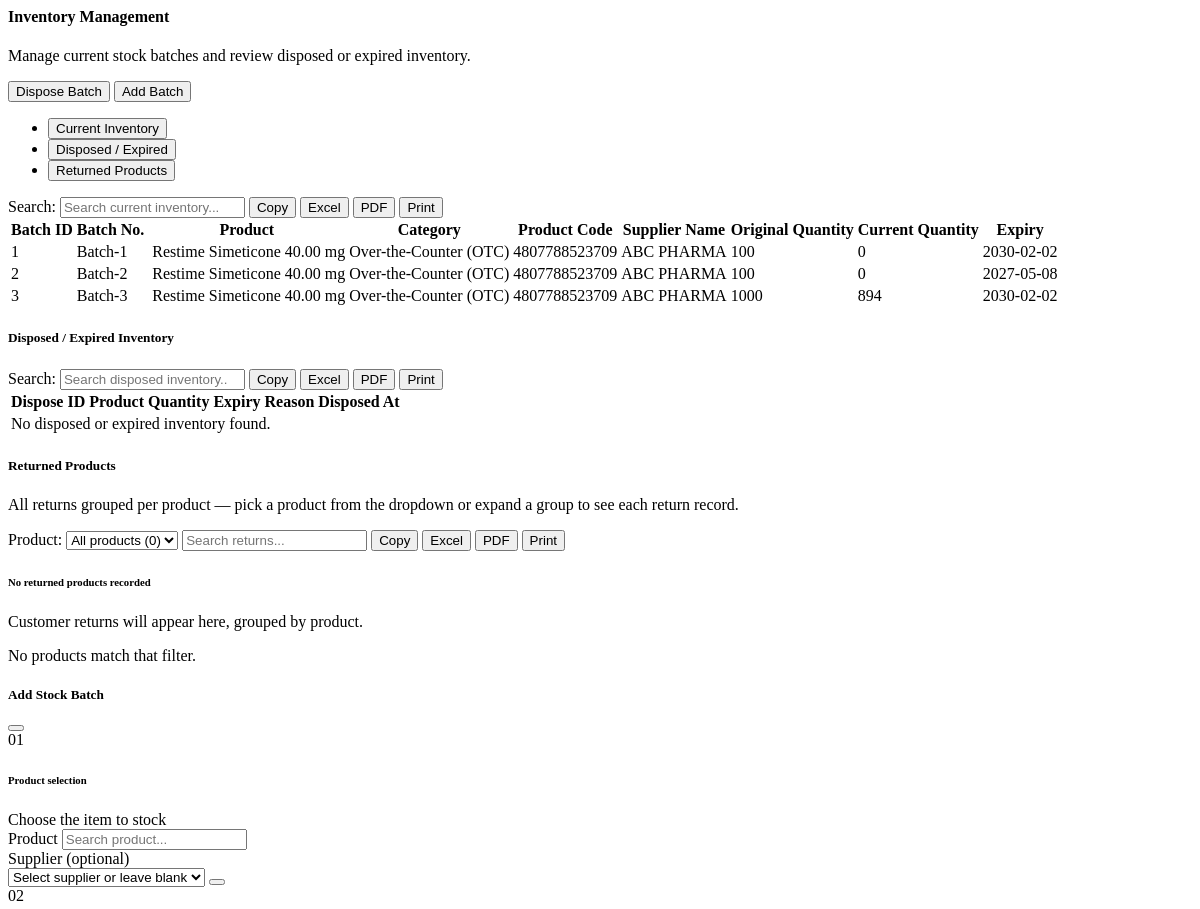
/reusablepage/inventorymanagement.php (signed in, upper part), run on an earlier commit of the app's database.
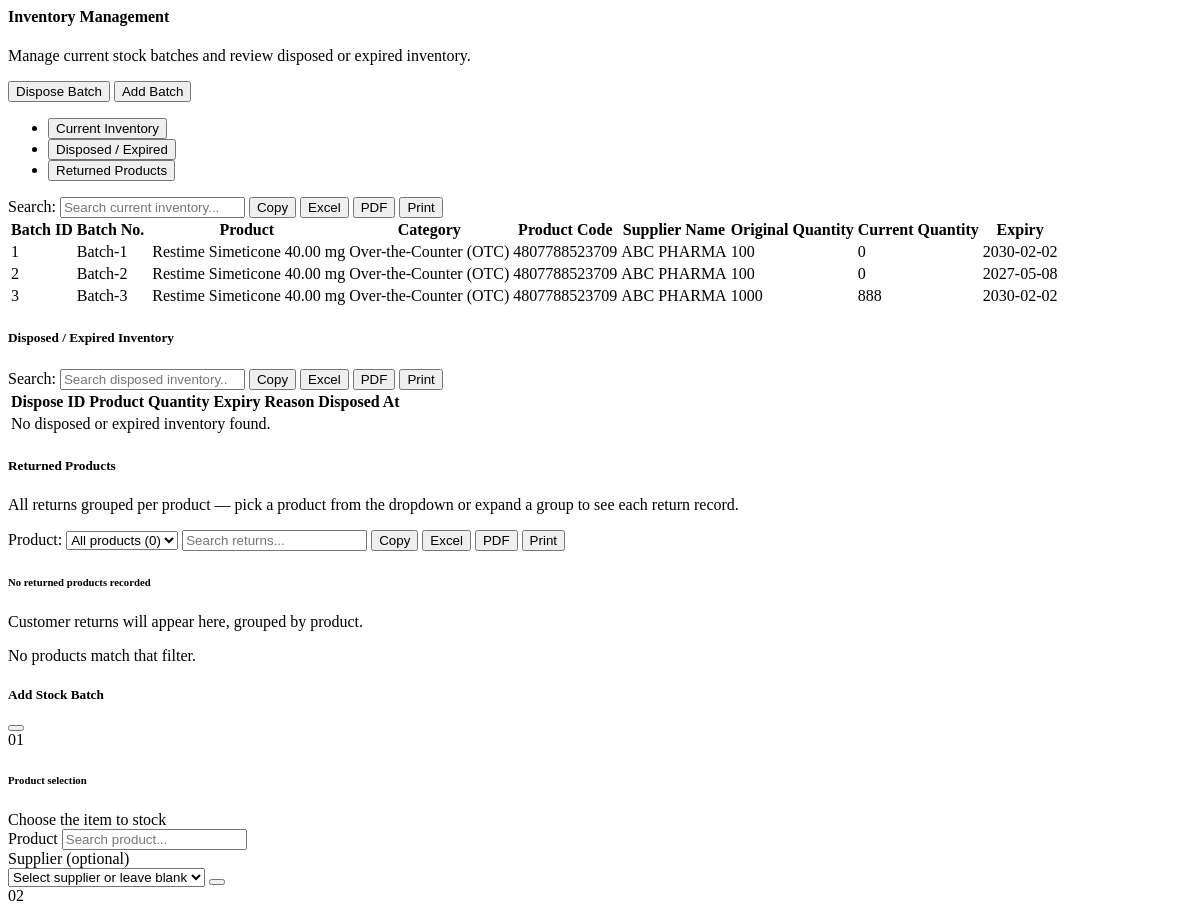
And on a later commit of the database.
### tables this page shows
CREATE TABLE `inventory` (
  `id` int(11) NOT NULL,
  `product_id` int(11) NOT NULL,
  `supplier_id` int(11) DEFAULT NULL,
  `batch_number` varchar(255) DEFAULT NULL COMMENT 'Unique batch identifier',
  `date_received` date DEFAULT NULL COMMENT 'Date batch was received',
  `manufacture_date` date DEFAULT NULL COMMENT 'Manufacturing date',
  `purchase_cost` decimal(10,2) DEFAULT NULL COMMENT 'Cost per unit',
  `markup` decimal(5,2) DEFAULT 0.00 COMMENT 'Markup percentage',
  `sale_price` decimal(10,2) DEFAULT NULL COMMENT 'Selling price per unit',
  `received_quantity` int(11) DEFAULT 0 COMMENT 'Original quantity received in batch',
  `created_at` timestamp NOT NULL DEFAULT current_timestamp(),
  `updated_at` timestamp NOT NULL DEFAULT current_timestamp() ON UPDATE current_timestamp(),
  `current_quantity` int(11) DEFAULT 0 COMMENT 'Current available quantity after sales/adjustments',
  `expiry_date` date DEFAULT NULL COMMENT 'Expiry date (critical for FEFO)'
);

CREATE TABLE `product_categories` (
  `id` int(11) NOT NULL,
  `category_name` varchar(100) NOT NULL,
  `has_vat` tinyint(1) NOT NULL DEFAULT 0,
  `senior_discount` tinyint(1) NOT NULL DEFAULT 0,
  `pwd_discount` tinyint(1) NOT NULL DEFAULT 0
);

CREATE TABLE `products` (
  `id` int(11) NOT NULL,
  `branded_name` varchar(255) NOT NULL COMMENT 'Brand name (e.g., Amoxil)',
  `generic_name` varchar(255) NOT NULL COMMENT 'Generic/active ingredient (e.g., Amoxicillin)',
  `strength` decimal(10,2) NOT NULL DEFAULT 0.00 COMMENT 'Main strength value (e.g., 500mg)',
  `measurement_id` int(11) DEFAULT NULL,
  `barcode` varchar(100) DEFAULT NULL COMMENT 'Barcode for POS scanning',
  `category_id` int(11) DEFAULT NULL,
  `classification_id` int(11) DEFAULT NULL,
  `units_per_package` int(11) DEFAULT NULL COMMENT 'Units per package/blister/bottle',
  `imageproduct` varchar(500) NOT NULL,
  `is_basic_necessities` tinyint(1) NOT NULL DEFAULT 0,
  `package_type` varchar(100) DEFAULT NULL COMMENT 'Blister, Bottle, Strip, Box, Jar, etc.',
  `dosage_form` varchar(100) DEFAULT NULL COMMENT 'Tablet, Capsule, Syrup, Suspension, Cream, Drops',
  `dosage_form_id` int(11) DEFAULT NULL,
  `strength_per_quantity` decimal(10,2) DEFAULT NULL COMMENT 'Qty for strength (e.g., 5 for 5mL in syrup)',
  `strength_per_quantity_unit` varchar(50) DEFAULT NULL COMMENT 'Unit for strength_per_quantity (e.g., mL, g)',
  `is_hidden` tinyint(1) NOT NULL DEFAULT 0
);

### function/addprodfunct.php (called while the page is built, shortened)
<?php
class ProductManagement
{
    private $con;
    public function __construct($db)
    {
        $this->con = $db;
    }
    public function getAllInventoryBatches(): array
    {
        $sql = "
            SELECT
                i.id,
                i.batch_number,
                i.product_id,
                p.generic_name,
                p.branded_name,
                p.imageproduct,
                p.strength,
                p.measurement_id,
                COALESCE(um.serving_unit_name, '') AS measurement_name,
                p.category_id,
                pc.category_name,
                p.barcode,
                i.supplier_id,
                COALESCE(s.supplier_name, 'N/A') AS supplier_name,
                i.purchase_cost,
                i.markup,
                i.sale_price,
                i.current_quantity,
                i.received_quantity,
                i.date_received,
                i.expiry_date
            FROM inventory i
            LEFT JOIN products p ON p.id = i.product_id
            LEFT JOIN product_categories pc ON p.category_id = pc.id
            LEFT JOIN serving_unit um ON um.id = p.measurement_id
            LEFT JOIN suppliers s ON i.supplier_id = s.id
            ORDER BY p.generic_name ASC, i.expiry_date ASC, i.id ASC
        ";
        $stmt = $this->con->prepare($sql);
        $stmt->execute();
        return $stmt->fetchAll();
    }
}

### reusablepage/inventorymanagement.php (the view, shortened to what the changed rows need)
<?php
require_once __DIR__ . "/../function/addprodfunct.php";
$inventoryManager = new ProductManagement($db);
$inventoryBatches = $inventoryManager->getAllInventoryBatches();
usort($inventoryBatches, static function (array $first, array $second): int {
    return ((int) ($first['id'] ?? 0)) <=> ((int) ($second['id'] ?? 0));
});
?>
<div class="card shadow-sm">
    <div class="card-body">
        <div class="tab-content" id="inventoryTabContent">
            <div class="tab-pane fade show active" id="current-inventory-pane" role="tabpanel" aria-labelledby="current-inventory-tab" tabindex="0">
            <div class="table-responsive mb-4">
            <table id="currentInventoryTable" class="table table-striped table-hover align-middle w-100 mmb-stack">
                <thead class="table-dark">
                    <tr>
                        <th>Batch ID</th>
                        <th>Batch No.</th>
                        <th>Product</th>
                        <th>Category</th>
                        <th>Product Code</th>
                        <th>Supplier Name</th>
                        <th>Original Quantity</th>
                        <th>Current Quantity</th>
                        <th>Expiry</th>
                    </tr>
                </thead>
                <tbody>
                    <?php if (empty($inventoryBatches)): ?>
                        <tr><td colspan="9" class="text-center text-muted py-4">No inventory batches recorded yet — add one with the “Add Batch” button.</td></tr>
                    <?php else: ?>
                        <?php foreach ($inventoryBatches as $batch): ?>
                            <?php
                                $batchNumber = trim((string) ($batch['batch_number'] ?? ''));
                            ?>
                            <tr>
                                <td data-label="Batch ID"><?= htmlspecialchars($batch['id']) ?></td>
                                <td data-label="Batch No."><?= htmlspecialchars($batchNumber) ?></td>
                                <td data-label="Product">
                                    <div class="d-flex align-items-center">
                                        <?php if (!empty(trim((string)($batch['imageproduct'] ?? '')))): ?>
                                            <span class="mmb-thumb mmb-thumb--md">
                                            </span>
                                        <?php else: ?>
                                            <span class="mmb-thumb mmb-thumb--md mmb-thumb--empty"><i class="fas fa-capsules"></i></span>
                                        <?php endif; ?>
                                        <span><?= htmlspecialchars(trim(($batch['branded_name'] ?? '') . ' ' . ($batch['generic_name'] ?? '') . ' ' . ($batch['strength'] ?? '') . ' ' . ($batch['measurement_name'] ?? ''))) ?></span>
                                    </div>
                                </td>
                                <td data-label="Category"><?= htmlspecialchars($batch['category_name'] ?? 'N/A') ?></td>
                                <td data-label="Product Code"><?= htmlspecialchars($batch['barcode'] ?? 'N/A') ?></td>
                                <td data-label="Supplier"><?= htmlspecialchars($batch['supplier_name'] ?? 'N/A') ?></td>
                                <td data-label="Original Qty"><?= htmlspecialchars((string) ($batch['received_quantity'] ?? 0)) ?></td>
                                <td data-label="Current Qty"><?= htmlspecialchars((string) ($batch['current_quantity'] ?? 0)) ?></td>
                                <td data-label="Expiry"><?= htmlspecialchars($batch['expiry_date'] ?: 'N/A') ?></td>
                            </tr>
                        <?php endforeach; ?>
                    <?php endif; ?>
                </tbody>
            </table>
        </div>
            </div>
            <div class="tab-pane fade" id="disposed-inventory-pane" role="tabpanel" aria-labelledby="disposed-inventory-tab" tabindex="0">
            <div class="table-responsive">
            <table id="disposedInventoryTable" class="table table-sm table-bordered align-middle w-100 mmb-stack">
                <thead class="table-secondary">
                    <tr>
                        <th>Dispose ID</th>
                        <th>Product</th>
                        <th>Quantity</th>
                        <th>Expiry</th>
                        <th>Reason</th>
                        <th>Disposed At</th>
                    </tr>
                </thead>
            </table>
        </div>
            </div>
        </div>
    </div>
</div>

What changed in the data, as far as the page shows it:
changed inventory "Batch-3": current_quantity "894" → "888"
